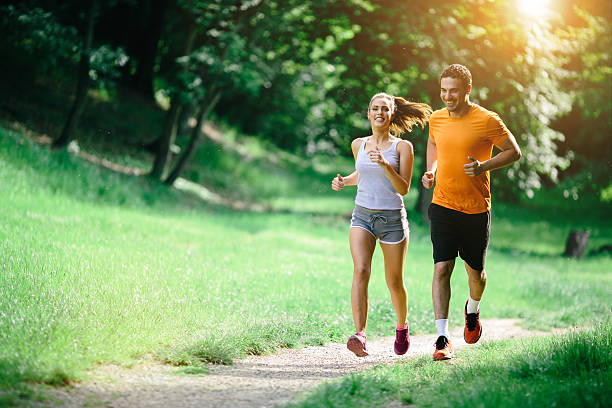
#> input picture practica1_181826/images/1.jpg, 612 x 408 px, found by its file name
$ python actividad3.py
#> lines starting #> are read from the running program, lines starting #| are printed output that depends on the picture; after the words box and inside, x2 and y2 are one past the last pixel; in counts of white or black regions, pixels touching at a corner belong together
import numpy as np
import cv2
from matplotlib import pyplot as plt

#Se cargan los modelos para detectar rostros y ojos. NOTA: Estos modelos ya fueron entrenados previamente, solo los estamos usando
face_cascade = cv2.CascadeClassifier('haarcascade_frontalface_default.xml') #Revisa que este archivo está en tu carpeta
eye_cascade = cv2.CascadeClassifier('haarcascade_eye.xml') #Revisa que este archivo está en tu carpeta

#Se lee la imagen
img = cv2.imread('./images/1.jpg')
#> img is the input picture: shape (408, 612, 3); mean B, G, R 97.3, 145.1, 120.8

#Se convierte a escala de grises
gray = cv2.cvtColor(img, cv2.COLOR_BGR2GRAY)
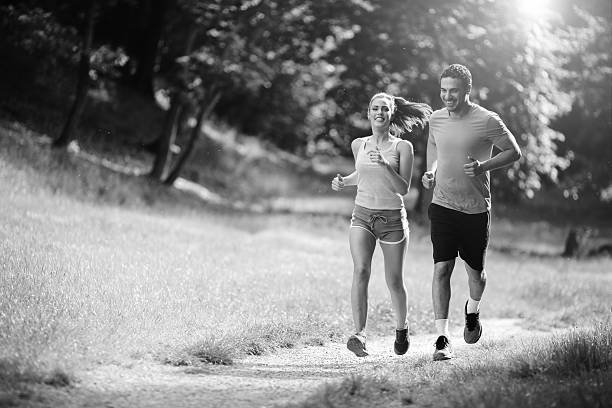
#> gray: shape (408, 612); min 0, max 255, mean 132.4
imgToShow =  img[:,:,::-1]

#Se muestra la imagen
plt.imshow(imgToShow)
plt.show()

#Se utiliza el modelo detector de rostros que ya cargamos anteriormente
faces = face_cascade.detectMultiScale(gray, 1.3, 5)  #Indicamos los parámetros
#> faces = [[435, 80, 29, 29]]
#faces = face_cascade.detectMultiScale(gray, 1.01, 1)
for (x,y,w,h) in faces: #iterando en las coordenadas en donde se detectaron rostros con el modelo
    cv2.rectangle(img,(x,y),(x+w,y+h),(255,0,0),2) #Se dibujan los rectángulos en donde se encontraron rostros
    roi_gray = gray[y:y+h, x:x+w]  #region de interés de la imagen en gris
    roi_color = img[y:y+h, x:x+w]  #region de interés de la imagen a color
    #Se utiliza el detector de ojos que ya cargamos anteriormente
    eyes = eye_cascade.detectMultiScale(roi_gray)
    for (ex,ey,ew,eh) in eyes: #Iterando en las coordenadas de los ojos encontrados
        cv2.rectangle(roi_color,(ex,ey),(ex+ew,ey+eh),(0,255,0),2) #Se dibujan rectángulos en donde se encontraron ojos
#> this loop made 1 pass
#> pass 1, `roi_gray = gray[y:y+h, x:x+w]`:
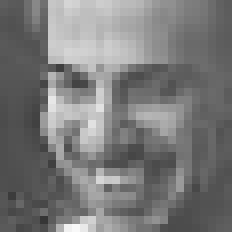
#> roi_gray: shape (29, 29) (shown 8 times larger); min 54, max 248, mean 121.5
#> pass 1, `roi_color = img[y:y+h, x:x+w]`:
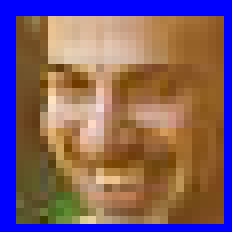
#> roi_color: shape (29, 29, 3) (shown 8 times larger); mean B, G, R 107.5, 93.6, 125.7
#> after the loop:
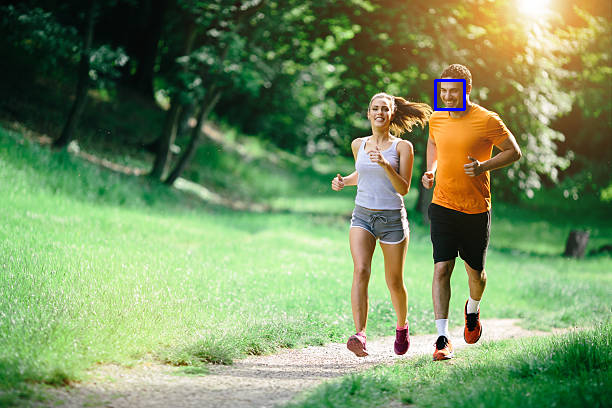
#> img: shape (408, 612, 3); 0.14% of pixels changed, all inside (x1, y1, x2, y2) = (434, 79, 466, 111)

plt.imshow(img)
plt.show()
#cv2.imshow('img',img)
#cv2.waitKey(0)
#cv2.destroyAllWindows()
